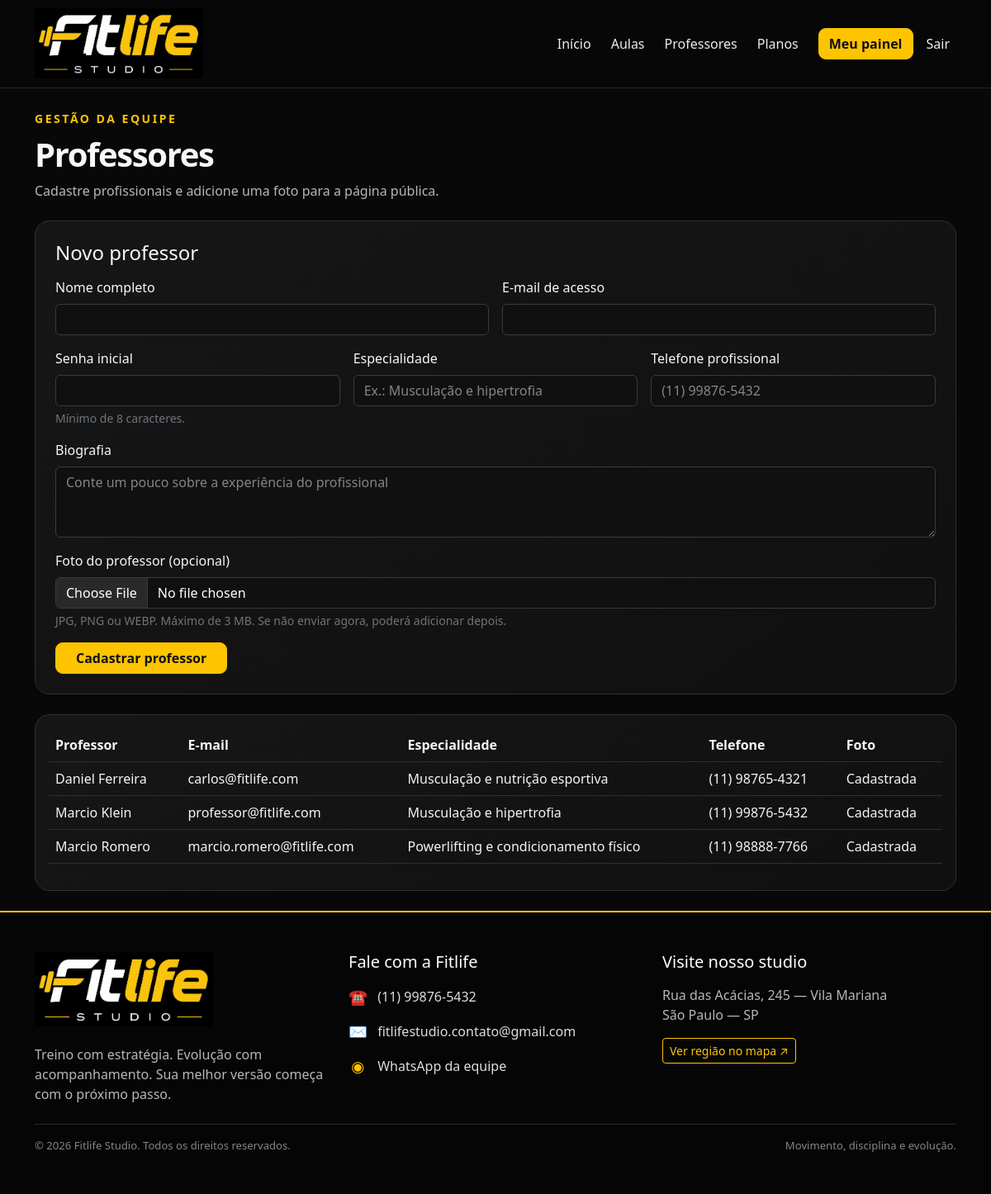
Screenshot of /admin/professores.php (signed in) with the database file from the repository.
### tables this page shows
CREATE TABLE professores (
    id INT AUTO_INCREMENT PRIMARY KEY,
    usuario_id INT NOT NULL UNIQUE,
    especialidade VARCHAR(120),
    telefone VARCHAR(30),
    bio TEXT,
    imagem VARCHAR(255),
    FOREIGN KEY (usuario_id) REFERENCES usuarios(id) ON DELETE CASCADE
);

CREATE TABLE usuarios (
    id INT AUTO_INCREMENT PRIMARY KEY,
    nome VARCHAR(120) NOT NULL,
    email VARCHAR(160) NOT NULL UNIQUE,
    senha VARCHAR(255) NOT NULL,
    perfil ENUM('admin', 'professor', 'aluno') NOT NULL DEFAULT 'aluno',
    ativo TINYINT(1) NOT NULL DEFAULT 1,
    criado_em TIMESTAMP DEFAULT CURRENT_TIMESTAMP
);

### admin/professores.php (the view, shortened to what this page needs)
<?php
require __DIR__.'/../config/conexao.php';
$prof = $pdo->query("SELECT p.id,u.nome,u.email,p.especialidade,p.telefone,p.bio,p.imagem FROM professores p JOIN usuarios u ON u.id=p.usuario_id ORDER BY u.nome")->fetchAll();
include __DIR__.'/../includes/header.php';
?>
<div class="mb-4"><span class="text-fit fw-bold text-uppercase small letter-spaced">Gestão da equipe</span><h1 class="dashboard-title mt-2">Professores</h1><p class="muted">Cadastre profissionais e adicione uma foto para a página pública.</p></div>
<div class="fit-card p-4 mb-4"><h2 class="h4 mb-3">Novo professor</h2><form method="post" enctype="multipart/form-data" class="row g-3">
<div class="col-md-6"><label class="form-label" for="nome">Nome completo</label><input class="form-control" id="nome" name="nome" maxlength="120" required></div>
<div class="col-md-6"><label class="form-label" for="email">E-mail de acesso</label><input class="form-control" id="email" type="email" name="email" maxlength="160" required></div>
<div class="col-md-4"><label class="form-label" for="senha">Senha inicial</label><input class="form-control" id="senha" type="password" name="senha" minlength="8" autocomplete="new-password" required><div class="form-text text-secondary">Mínimo de 8 caracteres.</div></div>
<div class="col-md-4"><label class="form-label" for="especialidade">Especialidade</label><input class="form-control" id="especialidade" name="especialidade" maxlength="120" placeholder="Ex.: Musculação e hipertrofia"></div>
<div class="col-md-4"><label class="form-label" for="telefone">Telefone profissional</label><input class="form-control" id="telefone" name="telefone" maxlength="30" placeholder="(11) 99876-5432"></div>
<div class="col-12"><label class="form-label" for="bio">Biografia</label><textarea class="form-control" id="bio" name="bio" rows="3" maxlength="2000" placeholder="Conte um pouco sobre a experiência do profissional"></textarea></div>
<div class="col-12"><label class="form-label" for="imagem">Foto do professor (opcional)</label><input class="form-control" id="imagem" type="file" name="imagem" accept="image/jpeg,image/png,image/webp"><div class="form-text text-secondary">JPG, PNG ou WEBP. Máximo de 3 MB. Se não enviar agora, poderá adicionar depois.</div></div>
<div class="col-12"><button class="btn btn-fit px-4">Cadastrar professor</button></div></form></div>
<div class="table-responsive fit-card p-3"><table class="table align-middle"><thead><tr><th>Professor</th><th>E-mail</th><th>Especialidade</th><th>Telefone</th><th>Foto</th></tr></thead><tbody><?php foreach($prof as $p): ?><tr><td><?=htmlspecialchars($p['nome'])?></td><td><?=htmlspecialchars($p['email'])?></td><td><?=htmlspecialchars($p['especialidade'] ?? '')?></td><td><?=htmlspecialchars($p['telefone'] ?? '')?></td><td><?=$p['imagem'] ? 'Cadastrada' : 'Pendente'?></td></tr><?php endforeach; ?></tbody></table></div>
<?php include __DIR__.'/../includes/footer.php'; ?>

### css/style.css (style rules this page uses)
:root { --fit-dark: #080808; --fit-card: #121212; --fit-yellow: #ffc400; --fit-yellow-light: #ffda42; --fit-muted: #b7b7b7; --fit-border: #303030; }
* { box-sizing: border-box; }
html { scroll-behavior: smooth; }
body { background:var(--fit-dark); color:#f7f7f7; min-height:100vh; }
.btn-fit { background:var(--fit-yellow); color:#101010; font-weight:800; border:1px solid var(--fit-yellow); border-radius:9px; transition:transform .2s ease, background .2s ease, box-shadow .2s ease; }
.text-fit { color:var(--fit-yellow); }
.muted { color:var(--fit-muted); }
.fit-card { background:linear-gradient(145deg,#161616,#101010); border:1px solid var(--fit-border); border-radius:18px; transition:border-color .25s ease, transform .25s ease, box-shadow .25s ease; }
.form-control, .form-select { background:#101010; border-color:#3b3b3b; color:#fff; }
.form-control::placeholder { color:#858585; }
.table { --bs-table-bg:transparent; --bs-table-color:#f4f4f4; --bs-table-border-color:#303030; }
.dashboard-title { font-weight:850; letter-spacing:-.035em; }
.letter-spaced { letter-spacing:.18em; }

### rows the page displays
professores: usuario.nome "Daniel Ferreira", usuario.email "carlos@fitlife.com", especialidade "Musculação e nutrição esportiva", telefone "(11) 98765-4321", shows "Cadastrada"
professores: usuario.nome "Marcio Klein", usuario.email "professor@fitlife.com", especialidade "Musculação e hipertrofia", telefone "(11) 99876-5432", shows "Cadastrada"
professores: usuario.nome "Marcio Romero", usuario.email "marcio.romero@fitlife.com", especialidade "Powerlifting e condicionamento físico", telefone "(11) 98888-7766", shows "Cadastrada"
